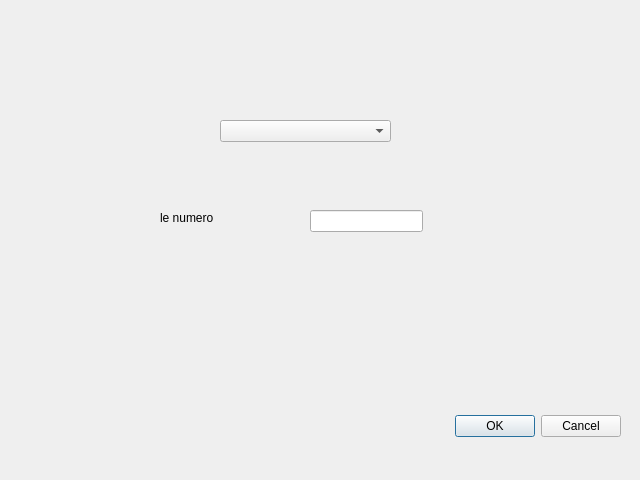
<?xml version="1.0" encoding="UTF-8"?>
<ui version="4.0">
 <class>traitementdonnees</class>
 <widget class="QDialog" name="traitementdonnees">
  <property name="geometry">
   <rect>
    <x>0</x>
    <y>0</y>
    <width>640</width>
    <height>480</height>
   </rect>
  </property>
  <property name="windowTitle">
   <string>Dialog</string>
  </property>
  <widget class="QDialogButtonBox" name="buttonBox">
   <property name="geometry">
    <rect>
     <x>0</x>
     <y>410</y>
     <width>621</width>
     <height>32</height>
    </rect>
   </property>
   <property name="orientation">
    <enum>Qt::Horizontal</enum>
   </property>
   <property name="standardButtons">
    <set>QDialogButtonBox::Cancel|QDialogButtonBox::Ok</set>
   </property>
  </widget>
  <widget class="QLineEdit" name="lineEdit">
   <property name="geometry">
    <rect>
     <x>310</x>
     <y>210</y>
     <width>113</width>
     <height>22</height>
    </rect>
   </property>
  </widget>
  <widget class="QComboBox" name="comboBox">
   <property name="geometry">
    <rect>
     <x>220</x>
     <y>120</y>
     <width>171</width>
     <height>22</height>
    </rect>
   </property>
  </widget>
  <widget class="QLabel" name="label">
   <property name="geometry">
    <rect>
     <x>160</x>
     <y>210</y>
     <width>91</width>
     <height>16</height>
    </rect>
   </property>
   <property name="text">
    <string>le numero </string>
   </property>
  </widget>
 </widget>
 <resources/>
 <connections>
  <connection>
   <sender>buttonBox</sender>
   <signal>accepted()</signal>
   <receiver>traitementdonnees</receiver>
   <slot>accept()</slot>
   <hints>
    <hint type="sourcelabel">
     <x>248</x>
     <y>254</y>
    </hint>
    <hint type="destinationlabel">
     <x>157</x>
     <y>274</y>
    </hint>
   </hints>
  </connection>
  <connection>
   <sender>buttonBox</sender>
   <signal>rejected()</signal>
   <receiver>traitementdonnees</receiver>
   <slot>reject()</slot>
   <hints>
    <hint type="sourcelabel">
     <x>316</x>
     <y>260</y>
    </hint>
    <hint type="destinationlabel">
     <x>286</x>
     <y>274</y>
    </hint>
   </hints>
  </connection>
 </connections>
</ui>
